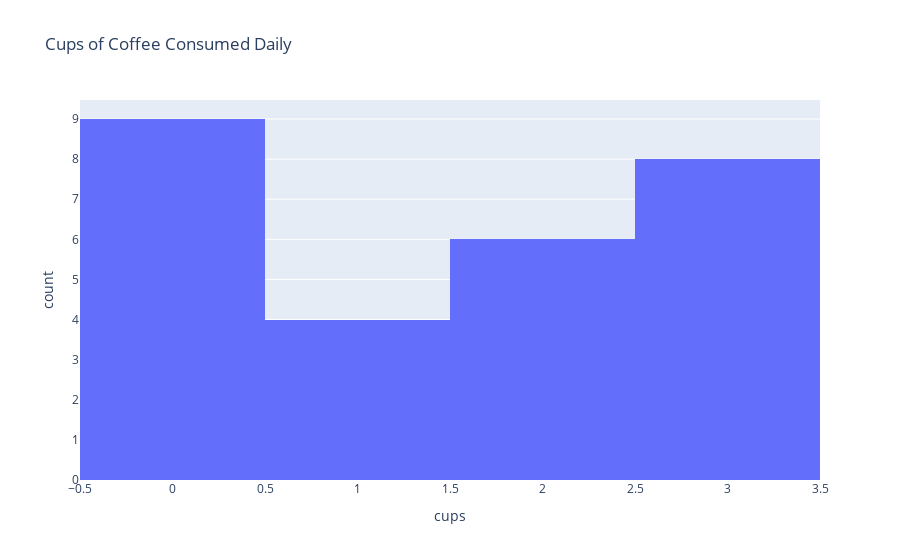

The notebook cell this image was saved under:
### Code cell
# Create a histogram of cups of coffee consumed daily
coffe_hist = px.histogram(coffee_consumed, x="cups", nbins=5, title="Cups of Coffee Consumed Daily")
coffe_hist.show()

### Figure 1 — Plotly figure (JSON) as saved in the notebook; plotly's stock layout.template omitted (floating-point values rounded to 4 significant figures)
{"data": [{"alignmentgroup": "True", "bingroup": "x", "hovertemplate": "cups=%{x}<br>count=%{y}<extra></extra>", "legendgroup": "", "marker": {"color": "#636efa", "pattern": {"shape": ""}}, "name": "", "nbinsx": 5, "offsetgroup": "", "orientation": "v", "showlegend": false, "type": "histogram", "x": [1, 1, 0, 0, 3, 1, 3, 0, 2, 3, 2, 3, 0, 3, 2, 0, 3, 0, 2, 3, 2, 3, 0, 2, 0, 0, 1], "xaxis": "x", "yaxis": "y"}], "layout": {"barmode": "relative", "legend": {"tracegroupgap": 0}, "title": {"text": "Cups of Coffee Consumed Daily"}, "xaxis": {"anchor": "y", "domain": [0, 1], "title": {"text": "cups"}}, "yaxis": {"anchor": "x", "domain": [0, 1], "title": {"text": "count"}}}}
